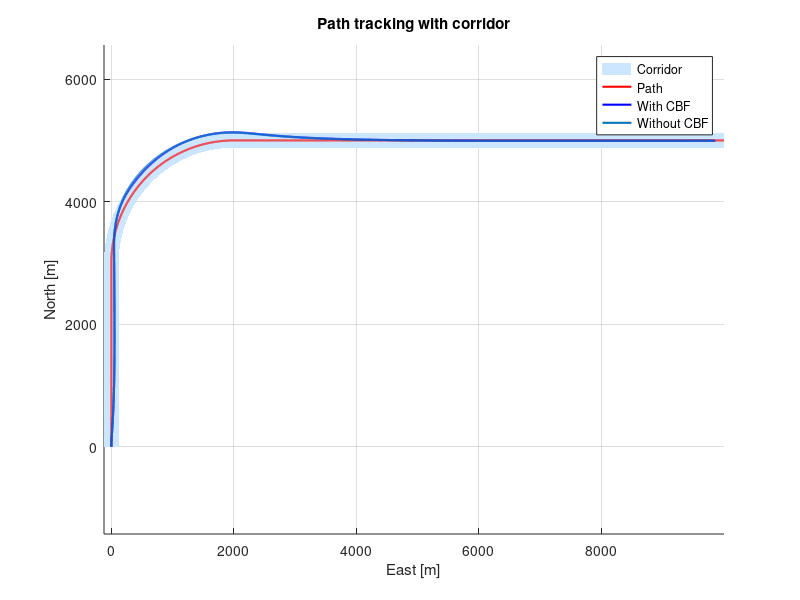
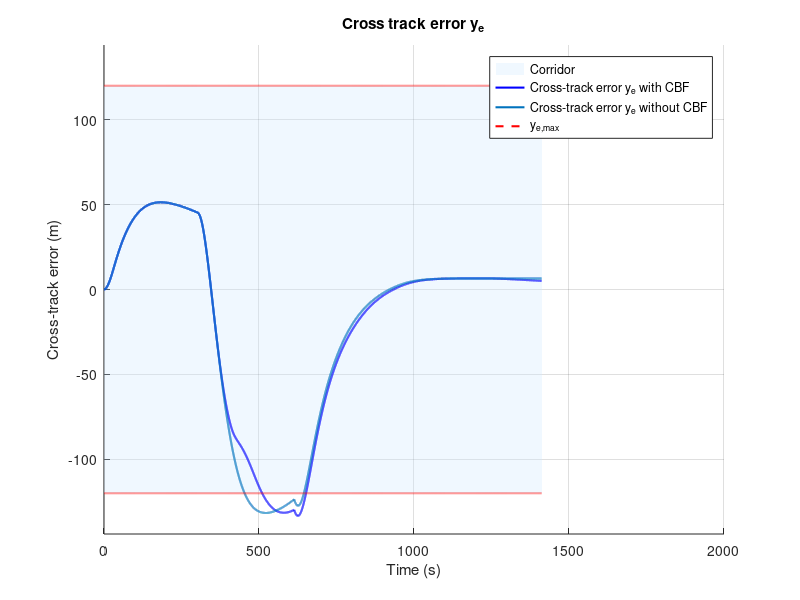
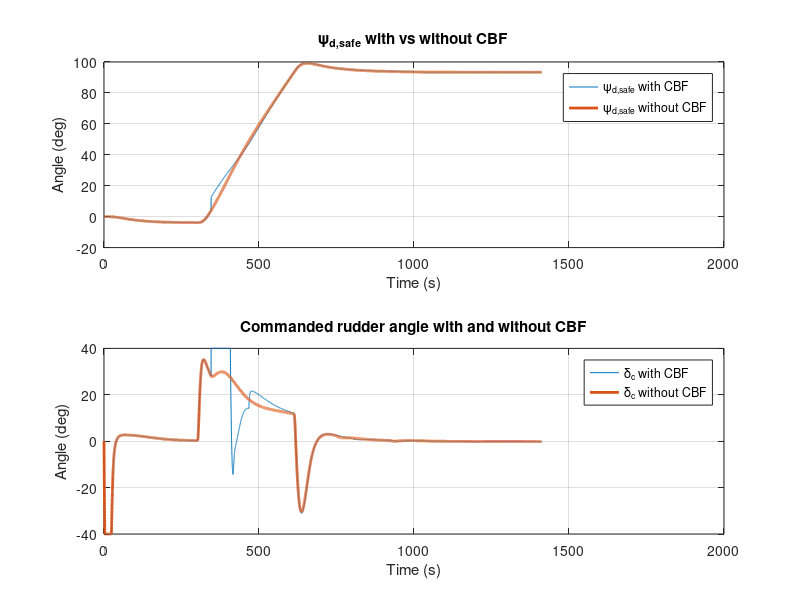

These figures' MATLAB source, in order:
clc; clear; close all;

% with = load('simdata_CBF_with.mat');   % loads simdata and t
% without = load('simdata_CBF_without.mat');   % loads simdata and t

% with = load('simdata_CBF_with_tighter.mat');   % loads simdata and t
% without = load('simdata_CBF_without_tighter.mat');   % loads simdata and t

with = load('simdata_CBF_disturbance_with.mat');   % loads simdata and t
without = load('simdata_CBF_disturbance_without.mat');   % loads simdata and t


t_without = without.t;
t_with    = with.t;

% --- without ---
u_without           = without.simdata(:,1);                 % m/s
v_without           = without.simdata(:,2);                 % m/s
r_without           = without.simdata(:,3);                 % rad/s
r_deg_without       = (180/pi) * r_without;                 % deg/s
x_without           = without.simdata(:,4);                 % m
y_without           = without.simdata(:,5);                 % m
psi_without         = without.simdata(:,6);                 % rad
psi_deg_without     = (180/pi) * psi_without;               % deg
delta_deg_without   = (180/pi) * without.simdata(:,7);       % deg
n_without           = without.simdata(:,8);                  % rpm
n_c_without         = without.simdata(:,10);                 % rpm
delta_c_deg_without = (180/pi) * without.simdata(:,9);        % deg
u_d_without         = without.simdata(:,11);                 % m/s
psi_d_without       = without.simdata(:,12);                 % rad
psi_d_deg_without   = (180/pi) * psi_d_without;              % deg
r_d_without         = without.simdata(:,13);                 % rad/s
r_d_deg_without     = (180/pi) * r_d_without;                % deg/s
beta_without        = without.simdata(:,14);                 % rad
beta_deg_without    = (180/pi) * beta_without;               % deg
beta_c_without      = without.simdata(:,15);                 % rad
beta_c_deg_without  = (180/pi) * beta_c_without;             % deg
x_p_without         = without.simdata(:,16);                 % m
y_p_without         = without.simdata(:,17);                 % m
delta_without       = without.simdata(:,18);                 % m
psi_ref_without     = without.simdata(:,19);                 % rad
psi_ref_deg_without = (180/pi) * psi_ref_without;            % deg
y_e_max_without     = without.simdata(:,20);                 % m
dx_p_without        = without.simdata(:,21);
dy_p_without        = without.simdata(:,22);
y_e_without         = without.simdata(:,23);                 % m
psi_d_safe_without      = without.simdata(:,24);             % rad
psi_d_safe_deg_without  = (180/pi) * psi_d_safe_without;     % deg
cbf_val_without         = without.simdata(:,25);

% --- with ---
u_with           = with.simdata(:,1);                 % m/s
v_with           = with.simdata(:,2);                 % m/s
r_with           = with.simdata(:,3);                 % rad/s
r_deg_with       = (180/pi) * r_with;                 % deg/s
x_with           = with.simdata(:,4);                 % m
y_with           = with.simdata(:,5);                 % m
psi_with         = with.simdata(:,6);                 % rad
psi_deg_with     = (180/pi) * psi_with;               % deg
delta_deg_with   = (180/pi) * with.simdata(:,7);       % deg
n_with           = with.simdata(:,8);                  % rpm
n_c_with         = with.simdata(:,10);                 % rpm
delta_c_deg_with = (180/pi) * with.simdata(:,9);        % deg
u_d_with         = with.simdata(:,11);                 % m/s
psi_d_with       = with.simdata(:,12);                 % rad
psi_d_deg_with   = (180/pi) * psi_d_with;              % deg
r_d_with         = with.simdata(:,13);                 % rad/s
r_d_deg_with     = (180/pi) * r_d_with;                % deg/s
beta_with        = with.simdata(:,14);                 % rad
beta_deg_with    = (180/pi) * beta_with;               % deg
beta_c_with      = with.simdata(:,15);                 % rad
beta_c_deg_with  = (180/pi) * beta_c_with;             % deg
x_p_with         = with.simdata(:,16);                 % m
y_p_with         = with.simdata(:,17);                 % m
delta_with       = with.simdata(:,18);                 % m
psi_ref_with     = with.simdata(:,19);                 % rad
psi_ref_deg_with = (180/pi) * psi_ref_with;            % deg
y_e_max_with     = with.simdata(:,20);                 % m
dx_p_with        = with.simdata(:,21);
dy_p_with        = with.simdata(:,22);
y_e_with         = with.simdata(:,23);                 % m
psi_d_safe_with      = with.simdata(:,24);             % rad
psi_d_safe_deg_with  = (180/pi) * psi_d_safe_with;     % deg
cbf_val_with         = with.simdata(:,25);

% corridor boundaries
x_right = x_p_with - y_e_max_with .* dy_p_with;
y_right = y_p_with + y_e_max_with .* dx_p_with;
x_left = x_p_with + y_e_max_with .* dy_p_with;
y_left = y_p_with - y_e_max_with .* dx_p_with;

figure(1); hold on; axis equal; grid on;
fill([y_left; flipud(y_right)], [x_left; flipud(x_right)], ...
    [0.8 0.9 1.0], 'EdgeColor','none', 'DisplayName','Corridor');
plot(y_p_with, x_p_with, 'r-', 'LineWidth',1.5, 'DisplayName','Path')
plot(y_with, x_with, 'b-', 'LineWidth',1.5, 'DisplayName','With CBF')
plot(y_without, x_without, '-', 'LineWidth',1.5, 'DisplayName','Without CBF')
xlabel('East [m]'); ylabel('North [m]');    % Remember x,y is opposide because of NED
title('Path tracking with corridor');
legend;

figure(2); hold on; grid on;
fill([t_with'; flipud(t_with')], [y_e_max_with; flipud(-y_e_max_with)], [0.8 0.9 1.0], ...
    'EdgeColor', 'none', 'FaceAlpha', 0.3, 'DisplayName', 'Corridor');
xlabel('Time (s)'); ylabel('Cross-track error (m)');
plot(t_with, y_e_with, 'b', 'LineWidth', 1.5, 'DisplayName', 'Cross-track error y_e with CBF');
plot(t_without, y_e_without, '-', 'LineWidth', 1.5, 'DisplayName', 'Cross-track error y_e without CBF');
plot(t_with, y_e_max_with, 'r--', 'LineWidth', 1.5, 'DisplayName', 'y_{e,max}');
plot(t_with, -y_e_max_with, 'r--', 'LineWidth', 1.5, 'HandleVisibility', 'off');
title('Cross track error y_e');
legend; ylim([-1.2*max(y_e_max_with), 1.2*max(y_e_max_with)]);

figure(3);
subplot(211)
plot(t_with, psi_d_safe_deg_with,'-', t_without, psi_d_safe_deg_without,'-', 'linewidth', 2);
title('\psi_{d,safe} with vs without CBF'); xlabel('Time (s)'); ylabel('Angle (deg)');
legend('\psi_{d,safe} with CBF', '\psi_{d,safe} without CBF')
grid on;
subplot(212)
plot(t_with,delta_c_deg_with, t_without,delta_c_deg_without, '-','linewidth',2);
title('Commanded rudder angle with and without CBF'); xlabel('Time (s)'); ylabel('Angle (deg)');
legend('\delta_c with CBF','\delta_c without CBF')
grid on;
